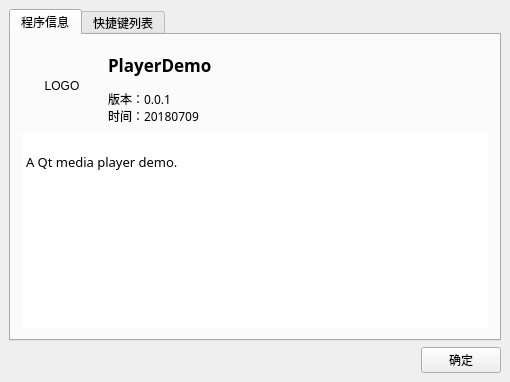
<?xml version="1.0" encoding="UTF-8"?>
<ui version="4.0">
 <class>About</class>
 <widget class="QWidget" name="About">
  <property name="geometry">
   <rect>
    <x>0</x>
    <y>0</y>
    <width>510</width>
    <height>382</height>
   </rect>
  </property>
  <property name="font">
   <font>
    <pointsize>9</pointsize>
   </font>
  </property>
  <property name="windowTitle">
   <string>PlayerDemo 关于</string>
  </property>
  <property name="windowIcon">
   <iconset resource="mainwid.qrc">
    <normaloff>://res/Player.ico</normaloff>://res/Player.ico</iconset>
  </property>
  <layout class="QGridLayout" name="gridLayout">
   <property name="leftMargin">
    <number>9</number>
   </property>
   <property name="topMargin">
    <number>9</number>
   </property>
   <property name="rightMargin">
    <number>9</number>
   </property>
   <property name="bottomMargin">
    <number>9</number>
   </property>
   <property name="spacing">
    <number>6</number>
   </property>
   <item row="0" column="0" colspan="2">
    <widget class="QTabWidget" name="tabWidget">
     <property name="currentIndex">
      <number>0</number>
     </property>
     <widget class="QWidget" name="tab">
      <attribute name="title">
       <string>程序信息</string>
      </attribute>
      <layout class="QGridLayout" name="gridLayout_4">
       <item row="0" column="0">
        <layout class="QVBoxLayout" name="verticalLayout">
         <item>
          <layout class="QHBoxLayout" name="horizontalLayout">
           <item>
            <widget class="QLabel" name="LogoLabel">
             <property name="minimumSize">
              <size>
               <width>80</width>
               <height>80</height>
              </size>
             </property>
             <property name="maximumSize">
              <size>
               <width>80</width>
               <height>80</height>
              </size>
             </property>
             <property name="text">
              <string>LOGO</string>
             </property>
             <property name="alignment">
              <set>Qt::AlignCenter</set>
             </property>
            </widget>
           </item>
           <item>
            <layout class="QGridLayout" name="gridLayout_2">
             <item row="0" column="0">
              <widget class="QLabel" name="label_2">
               <property name="font">
                <font>
                 <family>微软雅黑</family>
                 <pointsize>13</pointsize>
                 <weight>75</weight>
                 <bold>true</bold>
                </font>
               </property>
               <property name="text">
                <string>PlayerDemo</string>
               </property>
              </widget>
             </item>
             <item row="1" column="0">
              <widget class="QLabel" name="VersionLabel">
               <property name="font">
                <font>
                 <family>微软雅黑</family>
                </font>
               </property>
               <property name="text">
                <string>版本：0.0.1
时间：20180709</string>
               </property>
              </widget>
             </item>
            </layout>
           </item>
          </layout>
         </item>
         <item>
          <widget class="QTextBrowser" name="textBrowser_2">
           <property name="font">
            <font>
             <family>微软雅黑</family>
            </font>
           </property>
           <property name="frameShape">
            <enum>QFrame::NoFrame</enum>
           </property>
           <property name="html">
            <string>&lt;!DOCTYPE HTML PUBLIC &quot;-//W3C//DTD HTML 4.0//EN&quot; &quot;http://www.w3.org/TR/REC-html40/strict.dtd&quot;&gt;
&lt;html&gt;&lt;head&gt;&lt;meta name=&quot;qrichtext&quot; content=&quot;1&quot; /&gt;&lt;style type=&quot;text/css&quot;&gt;
p, li { white-space: pre-wrap; }
&lt;/style&gt;&lt;/head&gt;&lt;body style=&quot; font-family:'微软雅黑'; font-size:9pt; font-weight:400; font-style:normal;&quot;&gt;
&lt;p style=&quot;-qt-paragraph-type:empty; margin-top:0px; margin-bottom:0px; margin-left:0px; margin-right:0px; -qt-block-indent:0; text-indent:0px; font-family:'SimSun';&quot;&gt;&lt;br /&gt;&lt;/p&gt;
&lt;p style=&quot; margin-top:0px; margin-bottom:0px; margin-left:0px; margin-right:0px; -qt-block-indent:0; text-indent:0px;&quot;&gt;&lt;span style=&quot; font-family:'SimSun'; font-size:10pt;&quot;&gt;A Qt media player demo.&lt;/span&gt;&lt;/p&gt;&lt;/body&gt;&lt;/html&gt;</string>
           </property>
           <property name="openExternalLinks">
            <bool>true</bool>
           </property>
          </widget>
         </item>
        </layout>
       </item>
      </layout>
     </widget>
     <widget class="QWidget" name="tab_2">
      <attribute name="title">
       <string>快捷键列表</string>
      </attribute>
      <layout class="QGridLayout" name="gridLayout_3">
       <item row="0" column="0">
        <widget class="QTextBrowser" name="textBrowser">
         <property name="frameShape">
          <enum>QFrame::NoFrame</enum>
         </property>
         <property name="html">
          <string>&lt;!DOCTYPE HTML PUBLIC &quot;-//W3C//DTD HTML 4.0//EN&quot; &quot;http://www.w3.org/TR/REC-html40/strict.dtd&quot;&gt;
&lt;html&gt;&lt;head&gt;&lt;meta name=&quot;qrichtext&quot; content=&quot;1&quot; /&gt;&lt;style type=&quot;text/css&quot;&gt;
p, li { white-space: pre-wrap; }
&lt;/style&gt;&lt;/head&gt;&lt;body style=&quot; font-family:'SimSun'; font-size:9pt; font-weight:400; font-style:normal;&quot;&gt;
&lt;p style=&quot; margin-top:0px; margin-bottom:0px; margin-left:0px; margin-right:0px; -qt-block-indent:0; text-indent:0px;&quot;&gt;&lt;span style=&quot; font-size:10pt;&quot;&gt;快捷键	指令&lt;/span&gt;&lt;/p&gt;
&lt;p style=&quot; margin-top:0px; margin-bottom:0px; margin-left:0px; margin-right:0px; -qt-block-indent:0; text-indent:0px;&quot;&gt;&lt;span style=&quot; font-size:10pt;&quot;&gt;----------------------------------&lt;/span&gt;&lt;/p&gt;
&lt;p style=&quot; margin-top:0px; margin-bottom:0px; margin-left:0px; margin-right:0px; -qt-block-indent:0; text-indent:0px;&quot;&gt;&lt;span style=&quot; font-size:10pt;&quot;&gt;Enter	屏幕-&amp;gt;全屏&lt;/span&gt;&lt;/p&gt;
&lt;p style=&quot; margin-top:0px; margin-bottom:0px; margin-left:0px; margin-right:0px; -qt-block-indent:0; text-indent:0px;&quot;&gt;&lt;span style=&quot; font-size:10pt;&quot;&gt;↑	声音-&amp;gt;音量 +&lt;/span&gt;&lt;/p&gt;
&lt;p style=&quot; margin-top:0px; margin-bottom:0px; margin-left:0px; margin-right:0px; -qt-block-indent:0; text-indent:0px;&quot;&gt;&lt;span style=&quot; font-size:10pt;&quot;&gt;↓	声音-&amp;gt;音量 -&lt;/span&gt;&lt;/p&gt;
&lt;p style=&quot; margin-top:0px; margin-bottom:0px; margin-left:0px; margin-right:0px; -qt-block-indent:0; text-indent:0px;&quot;&gt;&lt;span style=&quot; font-size:10pt;&quot;&gt;→	播放-&amp;gt;定位-&amp;gt;步进5 秒&lt;/span&gt;&lt;/p&gt;
&lt;p style=&quot; margin-top:0px; margin-bottom:0px; margin-left:0px; margin-right:0px; -qt-block-indent:0; text-indent:0px;&quot;&gt;&lt;span style=&quot; font-size:10pt;&quot;&gt;←	播放-&amp;gt;定位-&amp;gt;步退5 秒&lt;/span&gt;&lt;/p&gt;&lt;/body&gt;&lt;/html&gt;</string>
         </property>
        </widget>
       </item>
      </layout>
     </widget>
    </widget>
   </item>
   <item row="1" column="1" alignment="Qt::AlignRight">
    <widget class="QPushButton" name="ClosePushButton">
     <property name="layoutDirection">
      <enum>Qt::LeftToRight</enum>
     </property>
     <property name="text">
      <string>确定</string>
     </property>
     <property name="autoDefault">
      <bool>false</bool>
     </property>
    </widget>
   </item>
  </layout>
 </widget>
 <layoutdefault spacing="6" margin="11"/>
 <resources>
  <include location="mainwid.qrc"/>
 </resources>
 <connections/>
</ui>
